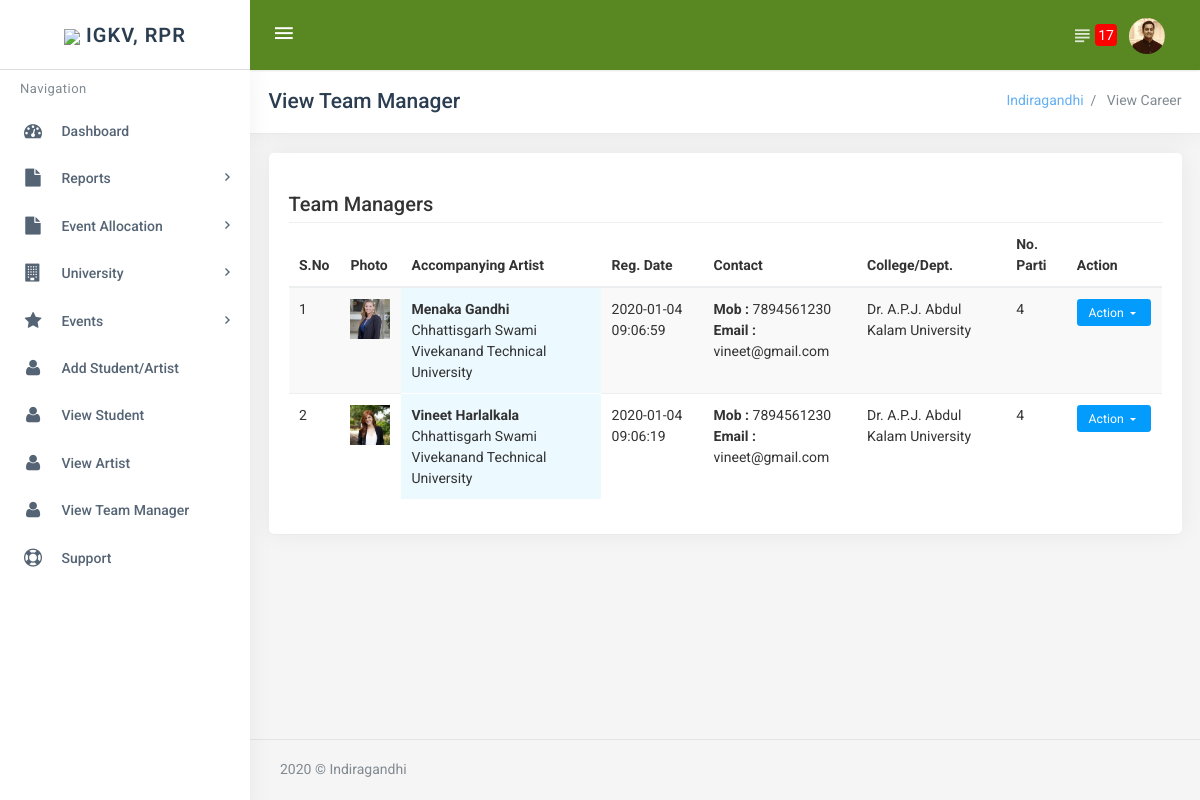
The app's page /view_team_manager.php (signed in) with its own data.
### tables this page shows
CREATE TABLE `users` (
  `id` int(11) NOT NULL,
  `name` varchar(100) NOT NULL,
  `email` varchar(50) NOT NULL,
  `tx_address` varchar(60) NOT NULL,
  `file` varchar(150) NOT NULL DEFAULT 'default.jpg',
  `gender` varchar(10) NOT NULL,
  `date` timestamp NOT NULL DEFAULT CURRENT_TIMESTAMP ON UPDATE CURRENT_TIMESTAMP,
  `verified` varchar(20) NOT NULL DEFAULT 'True',
  `password` varchar(100) NOT NULL,
  `phone` varchar(20) NOT NULL,
  `activation_code` varchar(50) NOT NULL,
  `tutorial_taken` varchar(10) NOT NULL DEFAULT 'No',
  `balance` varchar(10) NOT NULL DEFAULT '0',
  `kyc_approved` varchar(20) NOT NULL DEFAULT 'Pending',
  `g_auth_key` varchar(50) NOT NULL
);

CREATE TABLE `student` (
  `id` int(11) NOT NULL,
  `university` varchar(100) NOT NULL,
  `student_name` varchar(71) NOT NULL,
  `father_name` varchar(70) NOT NULL,
  `dob` varchar(30) NOT NULL,
  `college_dept` varchar(100) NOT NULL,
  `no_of_time_participated` varchar(10) NOT NULL,
  `student_signature` varchar(100) NOT NULL,
  `dean_signature` varchar(100) NOT NULL,
  `photo` varchar(100) NOT NULL,
  `date` timestamp NOT NULL DEFAULT CURRENT_TIMESTAMP ON UPDATE CURRENT_TIMESTAMP,
  `status` varchar(30) NOT NULL DEFAULT 'Active',
  `address` text NOT NULL,
  `mobile` varchar(15) NOT NULL,
  `email` varchar(70) NOT NULL,
  `type_user` varchar(30) NOT NULL,
  `gender` varchar(20) NOT NULL
);

### pdo_class_data.php (called while the page is built, shortened)
<?php
  function authenticate(){
    if(isset($_SESSION['user'], $_SESSION['loged_primitives']))
      {
         include 'connection.php';
          $pdo = new PDO($dsn, $user, $pass, $opt);
          try {
              $stmt = $pdo->prepare('SELECT * FROM users WHERE email ="'.$_SESSION['user'].'"');
          } catch(PDOException $ex) {
              echo "An Error occured!";
              print_r($ex->getMessage());
          }
          $stmt->execute();
          $user = $stmt->fetch();
          $pass = md5($user['password']);
           return $user;      }
      else
      {
        header('Location:sign_in.php?choice=error&value=Session timed out. Login again.');
      }
       return $user;
  }
?>

### administrator/function.php (called while the page is built, shortened)
<?php
    function count_notification($table, $id){
        include 'connection.php';
            $dsn = "mysql:host=$host;dbname=$db;charset=$charset";
            $opt = [
                PDO::ATTR_ERRMODE            => PDO::ERRMODE_EXCEPTION,
                PDO::ATTR_DEFAULT_FETCH_MODE => PDO::FETCH_ASSOC,
                PDO::ATTR_EMULATE_PREPARES   => false,
            ];
        $pdo = new PDO($dsn, $user, $pass, $opt);
      try {
          $stmt = $pdo->prepare('SELECT * FROM `notification` WHERE `user_id`='.$id.' AND `status`="Unread" ORDER BY date DESC');
      } catch(PDOException $ex) {
          echo "An Error occured!";
          print_r($ex->getMessage());
      }
      $stmt->execute();
      $user = $stmt->rowCount();
      return $user;
    }
 ?>

### view_team_manager.php (the view, shortened to what this page needs)
<?php require 'includes/header_start.php'; ?>
<link rel="stylesheet" href="assets/plugins/morris/morris.css">
<?php require 'includes/header_end.php'; ?>
<div class="content-page">
    <div class="content">
        <div class="container">
            <div class="row">
                <div class="col-xs-12">
                    <div class="page-title-box">
                        <h4 class="page-title">View Team Manager </h4>
                        <ol class="breadcrumb p-0">
                            <li>
                                <a href="#"><?php echo $pdo_auth['name']; ?></a>
                            </li>
                            <li class="active">
                               View Career
                            </li>
                        </ol>
                        <div class="clearfix"></div>
                    </div>
                </div>
            </div>
            <div class="row">
                <div class="col-xl-12 col-xs-12">
                    <div class="card-box items">
                      <div style="padding: 10px;"></div>
                       <h3 style="color: #333;text-align:left;font-size: 20px">Team Managers </h3>
                         <table  style="color: #333;" class="table table-striped table-hover">
                          <thead>
                             <tr>
                               <th>S.No</th>
                               <th>Photo</th>
                               <th>Accompanying Artist</th>
                               <th>Reg. Date</th>
                               <th>Contact </th>
                               <th>College/Dept. </th>
                               <th>No. Parti </th>
                               <th>Action</th>
                             </tr>
                          </thead>
                          <tbody>
                            <?php
                            try {
                                  $stmt = $pdo->prepare('SELECT * FROM `student` WHERE `type_user`="Team Manager" ORDER BY date DESC');
                              } catch(PDOException $ex) {
                                  echo "An Error occured!";
                                  print_r($ex->getMessage());
                              }
                              $stmt->execute();
                              $user = $stmt->fetchAll();
                              $i=1;
                              foreach($user as $key=>$value){
                                echo '<tr>
                                    <td>'.$i.'</td>
                                    <td><img src="photo/'.$value['photo'].'" style="width:40px;" /></td>
                                   <td style="background-color:#ecf9ff;border-bottom:solid 1px #fff;"><b>'.$value['student_name'].'</b><br/>
                                      <span>'.$value['university'].'</span>
                                   </td>
                                    <td>'.$value['date'].'</td>
                                    <td><b>Mob : </b>'.$value['mobile'].'<br/><b>Email : </b>'.$value['email'].'</td>
                                    <td>'.$value['college_dept'].'</td>
                                    <td>'.$value['no_of_time_participated'].'</td>
                                    <td>
                                        <div class="btn-group mr-1 mt-1">
                                            <button type="button" class="btn btn-primary btn-sm dropdown-toggle waves-effect waves-light" data-toggle="dropdown" aria-haspopup="true" aria-expanded="false">
                                                Action <i class="mdi mdi-chevron-down"></i>
                                            </button>
                                            <div class="dropdown-menu">
                                                <a class="dropdown-item" onclick="return confirm(\' Are You Sure You Want to Delete This Student \')" href="delete_student.php?id='.$value['id'].'">Delete</a>
                                                <a class="dropdown-item" target="_blank" href="view_team_manager_details.php?id='.$value['id'].'">View Details</a>
                                            </div>
                                        </div>
                                     </td>
                                  </tr>';
                                  $i++;
                            }
                          ?>
                        </tbody>
                      </table>
                    </div>
                </div>
            </div>
        </div>
    </div>
</div>
<?php require 'includes/footer_start.php' ?>
<?php require 'includes/footer_end.php' ?>

### includes/topbar.php (shortened to what this page needs)
<div class="topbar">
    <div class="topbar-left" style="border-bottom: solid 1px #ddd">
        <a href="dashboard.php" class="logo" id="logo-tour"><img src="iop.png" style="width: 30px;"> <span style="border-top:solid 10px transparent;">IGKV, RPR</span></a>
    </div>
    <nav class="navbar navbar-custom" style="background-color: #598823">
        <ul class="nav navbar-nav">
            <li class="nav-item">
                <button class="button-menu-mobile open-left waves-light waves-effect">
                    <i class="zmdi zmdi-menu"></i>
                </button>
            </li>
        </ul>
        <ul class="nav navbar-nav pull-right">
            <li class="nav-item dropdown notification-list">
                <a class="nav-link waves-effect waves-light right-bar-toggle" href="javascript:void(0);" style="display: block;position: relative;">
                    <i class="zmdi zmdi-format-subject noti-icon"></i> <span style="background-color: red;color: #fff;border-radius:4px;margin-left:-10px;padding:3px;z-index: 1000">
                        <?php echo count_notification("notification", $pdo_auth['id']); ?></span>
                </a>
            </li>
            <li class="nav-item dropdown notification-list">
                <a class="nav-link dropdown-toggle arrow-none waves-effect waves-light nav-user"
                   data-toggle="dropdown" href="#" role="button"
                   aria-haspopup="false" aria-expanded="false">
                    <img src="profile/<?php echo $pdo_auth['file']; ?>" alt="user" class="img-circle">
                </a>
            </li>
        </ul>
    </nav>
</div>

### includes/footer_start.php (shortened to what this page needs)
<footer class="footer text-right">
    <?php echo date("Y"); ?> &copy; <?php echo $pdo_auth['name']; ?>
</footer>
</div>

### records on screen
users: file (picture), name "Indiragandhi"
student: photo (picture), student_name "Menaka Gandhi", university "Chhattisgarh Swami Vivekanand Technical University", date "2020-01-04 09:06:59", mobile "7894561230", email "vineet@gmail.com", college_dept "Dr. A.P.J. Abdul Kalam University", no_of_time_participated "4"
student: photo (picture), student_name "Vineet Harlalkala", university "Chhattisgarh Swami Vivekanand Technical University", date "2020-01-04 09:06:19", mobile "7894561230", email "vineet@gmail.com", college_dept "Dr. A.P.J. Abdul Kalam University", no_of_time_participated "4"

### other values on screen
count_notification("notification", $pdo_auth['id']) "17"
